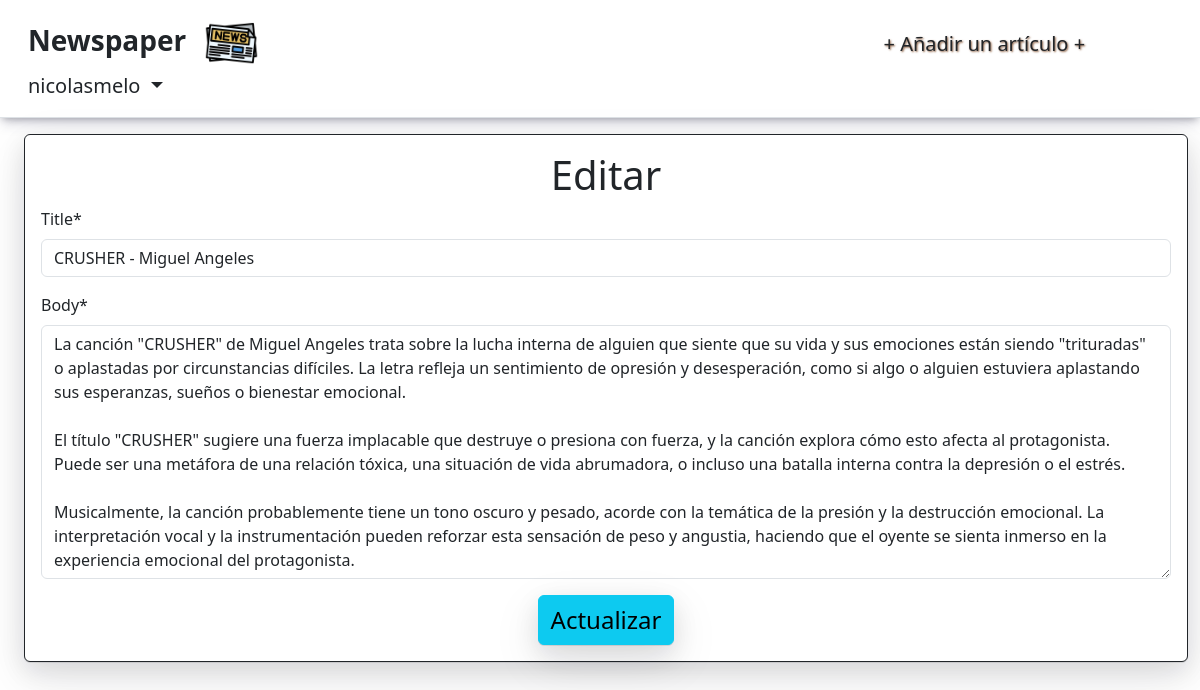
Page /articles/2/edit/ (signed in) on the committed database.
### accounts/models.py (models this page shows)
class CustomUser(AbstractUser): #Edad del usuario (En blanco para que este la registre)
    age = models.PositiveIntegerField(null=True, blank=True) #Agregando la edad null para el User

### articles/models.py (models this page shows, shortened)
class Article(models.Model):
    title = models.CharField(max_length=255)
    body = models.TextField()
    date = models.DateTimeField(auto_now_add=True)
    author = models.ForeignKey(
        settings.AUTH_USER_MODEL,
        on_delete=models.CASCADE,
    )

### articles/views.py (the view)
# urls.py: path("<int:pk>/edit/", ArticleUpdateView.as_view(), name='article_edit'),
class ArticleUpdateView(LoginRequiredMixin, UserPassesTestMixin, UpdateView): # Creando la vista para actualizar un artículo
    model = Article
    fields = ( #Título y cuerpo
        "title",
        "body",
    )
    template_name = "article_edit.html"
    def test_func(self):
        obj = self.get_object()
        return obj.author == self.request.user

### templates/article_edit.html (shortened to what this page needs)
{% extends "base.html" %}
{% load crispy_forms_tags %}
{% block content %}
    <div class="article-entry card border-dark px-3 py-3" style="width: 100%; max-width: 2000px; box-shadow: rgba(17, 17, 26, 0.1) 0px 1px 0px, rgba(17, 17, 26, 0.1) 0px 8px 24px, rgba(17, 17, 26, 0.1) 0px 16px 48px;">
        <h1 class="text-center">Editar</h1>
        <form action="" method="post">
            {{ form|crispy }}
            <div class="text-center">
                <button class="btn btn-info ml-2 fs-4" type="submit" style="box-shadow: rgba(17, 17, 26, 0.1) 0px 1px 0px, rgba(17, 17, 26, 0.1) 0px 8px 24px, rgba(17, 17, 26, 0.1) 0px 16px 48px;">Actualizar</button>
            </div>
        </form>
    </div>
{% endblock content %}

### templates/base.html (shortened to what this page needs)
<!DOCTYPE html>
{% load static %}
<html>
    <head>
        <link rel="stylesheet" href="{% static '/css/bootstrap.min.css' %}">
    </head>
    <body>
        <header class="p-3 mb-3 border-bottom" style="box-shadow: rgba(50, 50, 93, 0.25) 0px 6px 12px -2px, rgba(0, 0, 0, 0.3) 0px 3px 7px -3px;">
            <div class="container-fluid">
                <div class="d-flex flex-wrap align-items-center justify-content-center justify-content-lg-start">
                    <a class="navbar-brand fw-bold fs-3" href="{% url 'home' %}">Newspaper
                        <img class="img-fluid" src="{% static 'img/7063304.png' %}" style="width: 8%; margin-left: 10px;">
                    </a>
                        <ul class="nav col-12 col-lg-auto me-lg-auto mb-2 justify-content-center mb-md-0" style="margin-left: 160px; text-shadow: 1px 1px 2px rgb(141, 96, 66);">
                        {% if user.is_authenticated %}
                            <li><a href="{% url 'article_new' %}" class="nav-link px-2 link-dark fs-5">+ Añadir un artículo +</a></li>
                            </ul>
                            <div class="dropdown text-end">
                                <a href="#" class="d-block link-dark text-decoration-none dropdown-toggle fs-5" id="dropdownUser1" data-bs-toggle="dropdown" aria-expanded="false">
                                    {{ user.username }}
                                </a>
                            </div>
                        {% endif %}
                </div>
            </div>
        </header>
        <div class="container-fluid ps-4">
            <main>
                {% block content %}{% endblock content %}
            </main>
        </div>
    </body>
</html>

### rows in the picture
CustomUser: username "nicolasmelo"
Article: title "CRUSHER - Miguel Angeles", body "La canción \"CRUSHER\" de Miguel Angeles trata sobre la lucha interna de alguien que siente que su vida y sus emociones están siendo \"trituradas\" o aplastadas por circunstancias difíciles. La letra refleja un sentimiento de opresión y desesperación, como si algo o alguien estuviera aplastando sus esperanzas, sueños o bienestar emocional. El título \"CRUSHER\" sugiere una fuerza implacable que destruye o presiona con fuerza, y la canción explora cómo esto afecta al protagonista. Puede ser una metáfora de una relación tóxica, una situación de vida abrumadora, o incluso una batalla interna contra la depresión o el estrés. Musicalmente, la canción probablemente tiene un tono oscuro y pesado, acorde…"
